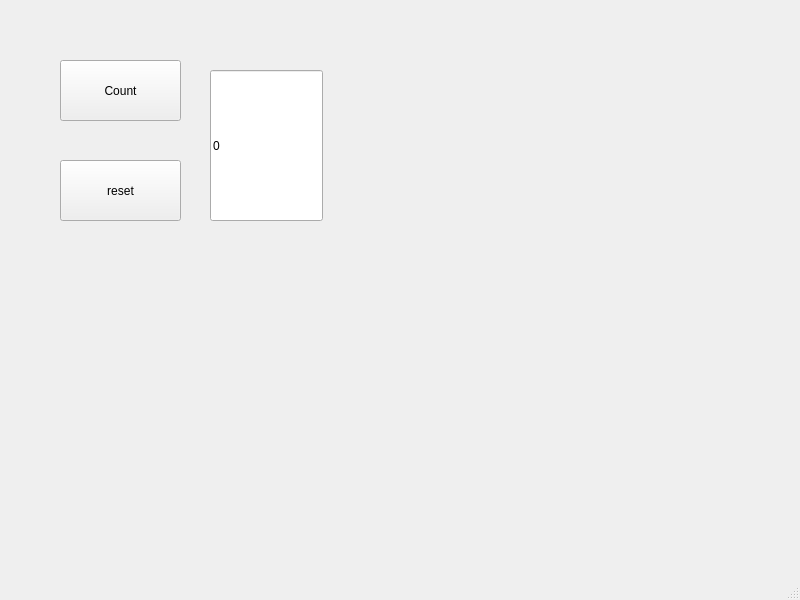
<?xml version="1.0" encoding="UTF-8"?>
<ui version="4.0">
 <class>MainWindow</class>
 <widget class="QMainWindow" name="MainWindow">
  <property name="geometry">
   <rect>
    <x>0</x>
    <y>0</y>
    <width>800</width>
    <height>600</height>
   </rect>
  </property>
  <property name="windowTitle">
   <string>MainWindow</string>
  </property>
  <widget class="QWidget" name="centralwidget">
   <widget class="QPushButton" name="CountButton">
    <property name="geometry">
     <rect>
      <x>60</x>
      <y>60</y>
      <width>121</width>
      <height>61</height>
     </rect>
    </property>
    <property name="text">
     <string>Count</string>
    </property>
   </widget>
   <widget class="QPushButton" name="ResetButton">
    <property name="geometry">
     <rect>
      <x>60</x>
      <y>160</y>
      <width>121</width>
      <height>61</height>
     </rect>
    </property>
    <property name="text">
     <string>reset</string>
    </property>
   </widget>
   <widget class="QLineEdit" name="Display">
    <property name="geometry">
     <rect>
      <x>210</x>
      <y>70</y>
      <width>113</width>
      <height>151</height>
     </rect>
    </property>
    <property name="text">
     <string>0</string>
    </property>
   </widget>
  </widget>
  <widget class="QMenuBar" name="menubar">
   <property name="geometry">
    <rect>
     <x>0</x>
     <y>0</y>
     <width>800</width>
     <height>25</height>
    </rect>
   </property>
  </widget>
  <widget class="QStatusBar" name="statusbar"/>
 </widget>
 <resources/>
 <connections/>
</ui>
